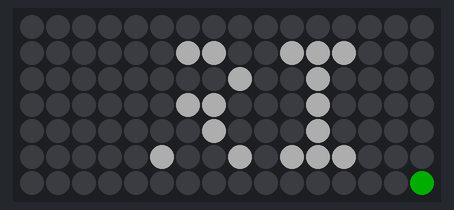
The program below on a simulated Raspberry Pi Pico running MicroPython. Parts: 16×7 RGB LED matrix. Dim RGB values are drawn brighter than linear; WiFi joins after 1.5 s; the clock reads 2024-03-15 10:24:30 at power-on unless the program sets it; values from a settings file that is not in the repository are placeholders.

Above: at 1.75 s.
At 2.79 s:
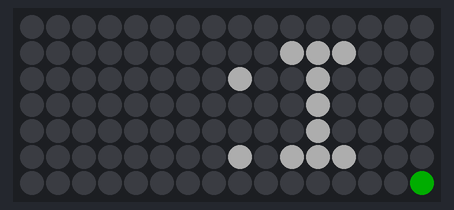

The program:

day_of_week.py
```python
# (licence header left out)
import network
import ntptime
import time
from picounicorn import PicoUnicorn
from config import WIFI_SSID, WIFI_PASSWORD

# Connect WiFi
wlan = network.WLAN(network.STA_IF)
wlan.active(True)
wlan.connect(WIFI_SSID, WIFI_PASSWORD)

timeout = 15
start = time.time()
while not wlan.isconnected():
    if time.time() - start > timeout:
        break
    time.sleep(0.5)

ntptime.settime()

u = PicoUnicorn()
WIDTH = u.get_width()
HEIGHT = u.get_height()

LETTERS = {
    'M': (5, [0b10001, 0b11011, 0b10101, 0b10001, 0b10001]),
    'O': (4, [0b0110, 0b1001, 0b1001, 0b1001, 0b0110]),
    'N': (4, [0b1001, 0b1101, 0b1011, 0b1001, 0b1001]),
    'T': (3, [0b111, 0b010, 0b010, 0b010, 0b010]),
    'U': (4, [0b1001, 0b1001, 0b1001, 0b1001, 0b0110]),
    'E': (3, [0b111, 0b100, 0b110, 0b100, 0b111]),
    'W': (5, [0b10001, 0b10001, 0b10101, 0b10101, 0b01010]),
    'D': (4, [0b1110, 0b1001, 0b1001, 0b1001, 0b1110]),
    'H': (4, [0b1001, 0b1001, 0b1111, 0b1001, 0b1001]),
    'R': (4, [0b1110, 0b1001, 0b1110, 0b1010, 0b1001]),
    'I': (3, [0b111, 0b010, 0b010, 0b010, 0b111]),
    'F': (3, [0b111, 0b100, 0b110, 0b100, 0b100]),
    'A': (4, [0b0110, 0b1001, 0b1111, 0b1001, 0b1001]),
    'S': (4, [0b0111, 0b1000, 0b0110, 0b0001, 0b1110]),
}

OFFSETS = {
    'MON': (1, 7, 12),    # 1, 1+5+1=7, 7+4+1=12
    'TUE': (1, 5, 10),    # 1, 1+3+1=5, 5+4+1=10
    'WED': (1, 7, 11),    # 1, 1+5+1=7, 7+3+1=11
    'THU': (1, 5, 10),    # 1, 1+3+1=5, 5+4+1=10
    'FRI': (1, 5, 10),    # 1, 1+3+1=5, 5+4+1=10
    'SAT': (1, 6, 11),    # 1, 1+4+1=6, 6+4+1=11
    'SUN': (1, 6, 11),    # 1, 1+4+1=6, 6+4+1=11
}

DAYS = ['MON', 'TUE', 'WED', 'THU', 'FRI', 'SAT', 'SUN']

def draw_letter(char, x_offset, r, g, b):
    if char not in LETTERS:
        return
    width, rows = LETTERS[char]
    for y, row in enumerate(rows):
        for x in range(width):
            if row & (1 << (width - 1 - x)):
                px = x_offset + x
                py = y + 1
                if 0 <= px < WIDTH and 0 <= py < HEIGHT:
                    u.set_pixel(px, py, r, g, b)

def clear():
    for x in range(WIDTH):
        for y in range(HEIGHT):
            u.set_pixel(x, y, 0, 0, 0)

def is_dst(year, month, day, weekday):
    if month < 3 or month > 11:
        return False
    if month > 3 and month < 11:
        return True
    if month == 3:
        second_sunday = 14 - (weekday + 6) % 7
        return day >= second_sunday
    if month == 11:
        first_sunday = 7 - (weekday + 6) % 7
        return day < first_sunday

def local_time(now):
    offset = -5 if is_dst(now[0], now[1], now[2], now[6]) else -6
    t = time.mktime(now)
    t += offset * 3600
    return time.localtime(t)

last_sync = time.time()

while True:
    if time.time() - last_sync > 3600:
        try:
            ntptime.settime()
            last_sync = time.time()
        except:
            pass

    now = local_time(time.localtime())
    dow = DAYS[now[6]]
    offsets = OFFSETS[dow]
    clear()
    u.set_pixel(15, 6, 0, 50, 0)
    draw_letter(dow[0], offsets[0], 50, 50, 50)
    draw_letter(dow[1], offsets[1], 50, 50, 50)
    draw_letter(dow[2], offsets[2], 50, 50, 50)
```
